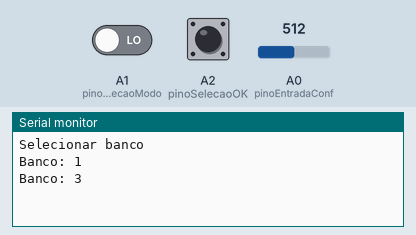
A sketch run on a simulated Arduino Uno, built with avr-gcc and run on an emulated ATmega328P. Shown: the last lines printed to the serial monitor. The test bench sets the inputs (shaded band); at power-on: A0 (pinoEntradaConf) = 512, A2 (pinoSelecaoOK) LOW, A1 (pinoSelecaoModo) LOW.

Above: at 1.2 s.
1.3 s: A0 (pinoEntradaConf) set to 1023
At 2.5 s:
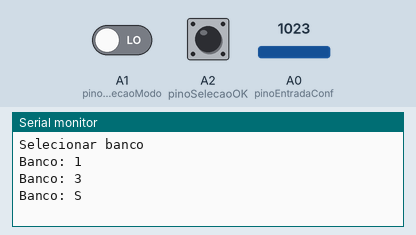
2.8 s: A2 (pinoSelecaoOK) pulled HIGH for 0.15 s
At 4.0 s:
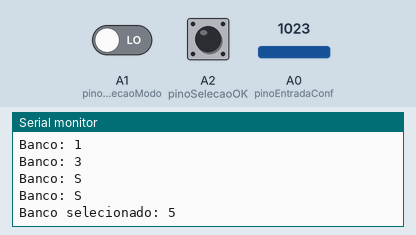
4.4 s: A1 (pinoSelecaoModo) driven HIGH
At 5.7 s:
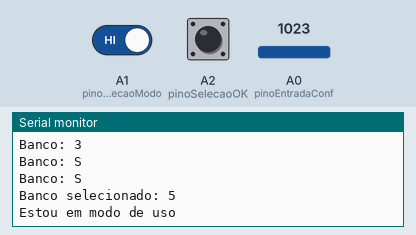

The sketch:

PedalBoard_PotFunctionSelectorSerial.ino
```cpp
#define LOOP_SAIR 5
#define MODO_EDICAO 0
#define MODO_USO 1

int pinoEntradaConf = A0;    // select the input pin for the potentiometer
int pinoSelecaoModo = A1;
int pinoSelecaoOK = A2;

byte bancoSeletor;
byte bancoSeletorAnterior;
byte loopSeletor;
byte loopSeletorAnterior;
byte modoOperacao = MODO_EDICAO;

boolean selecaoBotaoOK;

int bancos[4] = {
  0, 0, 0, 0
};

int usaSeletor() {

  int val = analogRead(pinoEntradaConf);
  delay(10);

  val = map(val, 0, 1023, 1, LOOP_SAIR);

  return val;
}

boolean leComDebounce(int pin) {

  boolean state;
  boolean previousState;

  previousState = digitalRead(pin); // store switch state
  for (int i = 0; i < 10; i++) {
    delay(1); // wait for 1 millisecond
    state = digitalRead(pin); // read the pin
    if (state != previousState) {
      i = 0; // reset the counter if the state changes
      previousState = state; // and save the current state
    }
  }
  // here when the switch state has been stable longer than the debounce period
  return state;
}

void setup() {
  Serial.begin(9600);
  pinMode(pinoSelecaoModo, INPUT);
  pinMode(pinoSelecaoOK, INPUT);
}

void loop() {

  if (leComDebounce(pinoSelecaoModo) == HIGH)
    modoOperacao = !modoOperacao;

  if (modoOperacao == MODO_EDICAO) {

    while (bancoSeletor != LOOP_SAIR) {
      bancoSeletor = 1;
      bancoSeletorAnterior = 0;
      loopSeletor = 1;
      loopSeletorAnterior = 0;
      selecaoBotaoOK = false;

      Serial.println("Selecionar banco");
      while (!selecaoBotaoOK) {
        while ((bancoSeletorAnterior == bancoSeletor) && !(selecaoBotaoOK = leComDebounce(pinoSelecaoOK)))
          bancoSeletor = usaSeletor();
        Serial.println("Banco: " + ((bancoSeletor != LOOP_SAIR) ? String(bancoSeletor) : "S"));
        bancoSeletorAnterior = bancoSeletor;
      }

      selecaoBotaoOK = false;
      Serial.println("Banco selecionado: " + String (bancoSeletor));

      if (bancoSeletor != LOOP_SAIR) {

        Serial.println("Selecionar loops");
        while (loopSeletor != LOOP_SAIR) {

          while (!selecaoBotaoOK) {
            while ((loopSeletorAnterior == loopSeletor) && !(selecaoBotaoOK = leComDebounce(pinoSelecaoOK)))
              loopSeletor = usaSeletor();
            Serial.println("Loop: " + ((loopSeletor != LOOP_SAIR) ? String(loopSeletor) : "S"));
            loopSeletorAnterior = loopSeletor;
          }

          selecaoBotaoOK = false;
          Serial.println("Loop selecionado: " + String (loopSeletor));

          if (loopSeletor != LOOP_SAIR) {
            bitWrite(bancos[bancoSeletor - 1], loopSeletor - 1, !bitRead(bancos[bancoSeletor - 1], loopSeletor - 1));
            Serial.println("Loop " + String(loopSeletor) + (bitRead(bancos[bancoSeletor - 1], loopSeletor - 1) ? " incluido" : " excluido"));
          }
        }

      } // end if (bancoSeletor != LOOP_SAIR)
    } // end while (bancoSeletor != LOOP_SAIR)
  } // end if (modoOperacao == MODO_EDICAO)
  else { // MODO_USO
    Serial.println("Estou em modo de uso");
    delay(5000);
  }

}
```

Measured:
- after the input at 1.3 s, the serial monitor: prints a new line at once (image 1)
- after the input at 2.8 s, the serial monitor: prints a new line at once (image 2)
- after the input at 4.4 s, the serial monitor: prints a new line at once (image 3)
